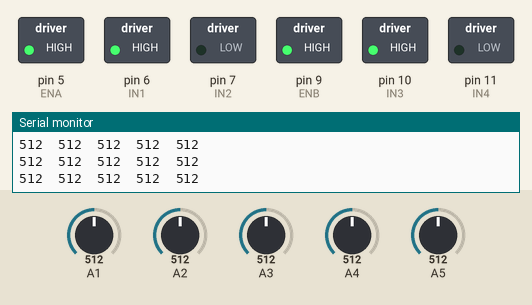
The sketch below on a simulated Arduino Uno, built with avr-gcc and run on an emulated ATmega328P. On the bench: switched loads named in the sketch (green lamp = pin HIGH), the last lines printed to the serial monitor. The inputs (shaded band) are chosen by the test bench; at power-on: A1 = 512, A4 = 512, A2 = 512, A3 = 512, A5 = 512.

Above: at 1.2 s.
1.3 s: A1 set to 217
2.8 s: A1 set to 191
At 3.6 s:
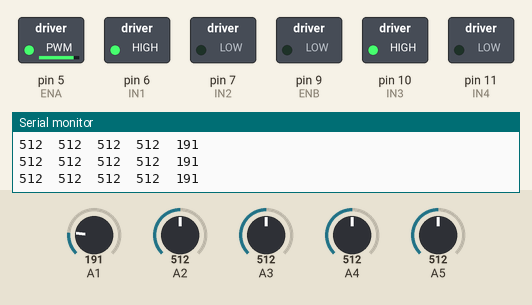
4.3 s: A4 set to 209
7.3 s: A4 set to 192
At 8.2 s:
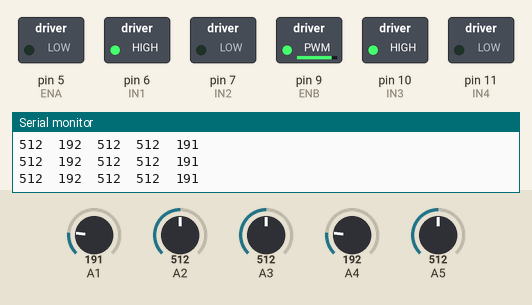
8.8 s: A2 set to 218
10.3 s: A2 set to 187
At 11.4 s:
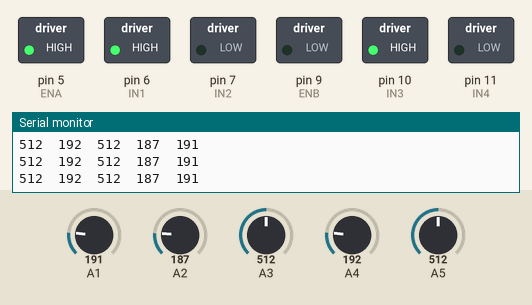
Timing chart, 0 to 12.8 s (numbered marks = the images above; inputs shaded):
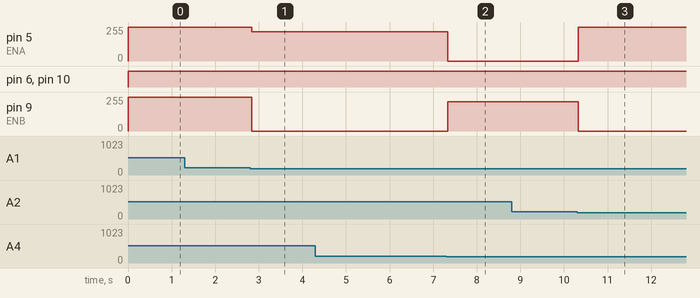

Measured:
- the behaviour switches between 200 and 199 on A1 (found by bisection; images 0 and 1)
- the behaviour switches between 200 and 199 on A4 (found by bisection; images 1 and 2)
- the behaviour switches between 200 and 199 on A2 (found by bisection; images 2 and 3)
- after the input at 2.8 s, pin 5 (ENA): 255/255 → 220/255 at once; pin 9 (ENB): 255/255 → 0/255 at once
- after the input at 7.3 s, pin 5 (ENA): 220/255 → 0/255 at once; pin 9 (ENB): 0/255 → 220/255 at once
- after the input at 10.3 s, pin 5 (ENA): 0/255 → 255/255 at once; pin 9 (ENB): 220/255 → 0/255 at once

The sketch:

last_code.ino
```cpp
// ================= MOTOR PINS =================
#define ENA 5
#define IN1 6
#define IN2 7

#define ENB 9
#define IN3 10
#define IN4 11

// ================= SPEED =================
int baseLeft  = 255;   // FULL SPEED
int baseRight = 255;   // FULL SPEED
int turnSpeed = 220;   // Slightly less for control

// ================= SENSOR PINS =================
int sensors[5] = {A5, A4, A3, A2, A1};

// ================= BLACK THRESHOLD =================
int BLACK = 200;

// ================= LAST TURN MEMORY =================
enum LastTurn {NONE, LEFT, RIGHT};
LastTurn lastTurn = NONE;

void setup() {
  pinMode(ENA, OUTPUT);
  pinMode(IN1, OUTPUT);
  pinMode(IN2, OUTPUT);

  pinMode(ENB, OUTPUT);
  pinMode(IN3, OUTPUT);
  pinMode(IN4, OUTPUT);

  Serial.begin(9600);
}

// ================= MOTOR FUNCTIONS =================
void goStraight() {
  digitalWrite(IN1, HIGH);
  digitalWrite(IN2, LOW);
  digitalWrite(IN3, HIGH);
  digitalWrite(IN4, LOW);
  analogWrite(ENA, baseLeft);
  analogWrite(ENB, baseRight);
}

void turnLeft() {
  analogWrite(ENA, 0);             // Left motor stop
  digitalWrite(IN3, HIGH);
  digitalWrite(IN4, LOW);           // Right motor forward
  analogWrite(ENB, turnSpeed);
  lastTurn = LEFT;
}

void turnRight() {
  analogWrite(ENB, 0);             // Right motor stop
  digitalWrite(IN1, HIGH);
  digitalWrite(IN2, LOW);           // Left motor forward
  analogWrite(ENA, turnSpeed);
  lastTurn = RIGHT;
}

// ================= MAIN LOOP =================
void loop() {

  int s5 = analogRead(A5);  // Far Left
  int s4 = analogRead(A4);  // Left
  int s3 = analogRead(A3);  // Center
  int s2 = analogRead(A2);  // Right
  int s1 = analogRead(A1);  // Far Right

  // ===== DEBUG =====
  Serial.print(s5); Serial.print("\t");
  Serial.print(s4); Serial.print("\t");
  Serial.print(s3); Serial.print("\t");
  Serial.print(s2); Serial.print("\t");
  Serial.println(s1);

  // ===== LOGIC =====

  // VERY HARD LEFT (90° TURN)
  if (s5 < BLACK && s4 < BLACK) {
    analogWrite(ENA, 0);
    digitalWrite(IN3, HIGH);
    digitalWrite(IN4, LOW);
    analogWrite(ENB, 255);
    lastTurn = LEFT;
  }

  // VERY HARD RIGHT (90° TURN)
  else if (s1 < BLACK && s2 < BLACK) {
    analogWrite(ENB, 0);
    digitalWrite(IN1, HIGH);
    digitalWrite(IN2, LOW);
    analogWrite(ENA, 255);
    lastTurn = RIGHT;
  }

  // HARD LEFT
  else if (s5 < BLACK) {
    turnLeft();
  }

  // NORMAL LEFT
  else if (s4 < BLACK) {
    turnLeft();
  }

  // HARD RIGHT
  else if (s1 < BLACK) {
    turnRight();
  }

  // NORMAL RIGHT
  else if (s2 < BLACK) {
    turnRight();
  }

  // STRAIGHT
  else if (s3 < BLACK) {
    goStraight();
    lastTurn = NONE;
  }

  // ALL WHITE → SEARCH LAST DIRECTION
  else {
    if (lastTurn == LEFT) {
      turnLeft();
    }
    else if (lastTurn == RIGHT) {
      turnRight();
    }
    else {
      goStraight();
    }
  }

  delay(1);  // Faster response
}
```
